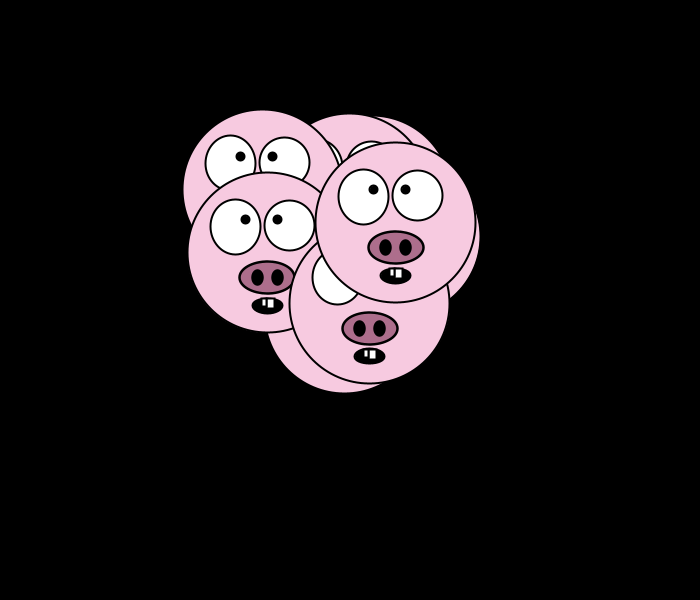
Frame 1 (no input)
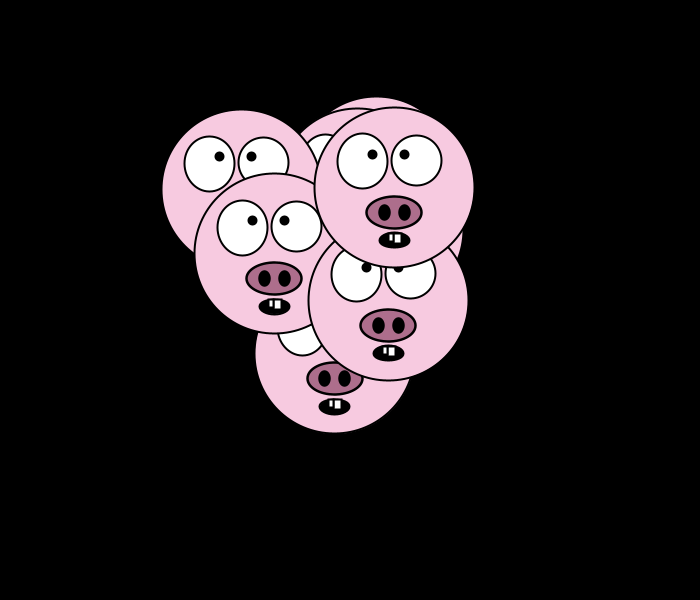
Frame 60 (the mouse pressed at the canvas centre just before this capture)
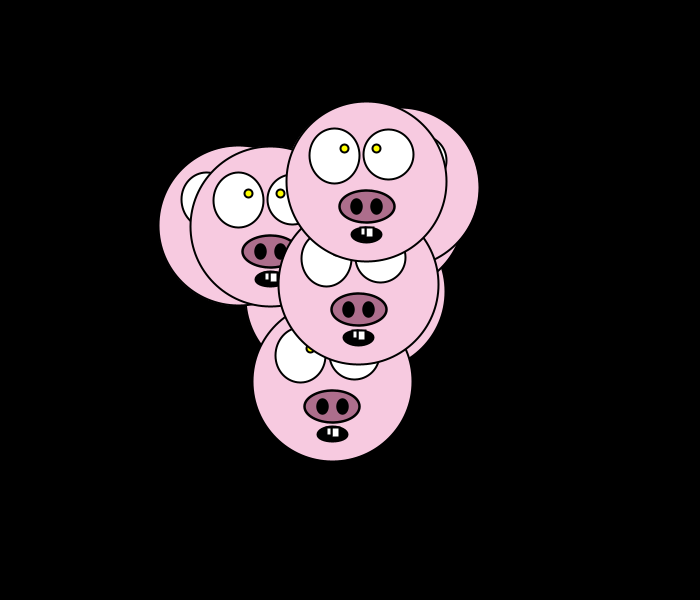
Frame 120 (the mouse held since frame 60 and released just before this capture)

The Processing sketch that drew these frames (run headless with seeded random() and noise(); from frame 60 on, the mouse is pressed at the canvas centre):

// Processing sketch: processing_146200
// ── processing_146200.pde


 
int sz = 20;
int numPorc = 10;
int colornou;
 
 
//creem una matriu de posicionsX amb "numPorc" elements:
float[] posicionsX = new float[numPorc];
//el mateix per posicionsY:
float[] posicionsY = new float[numPorc];
//i per velocitatsX:
float[] velocitatsX = new float[numPorc];
//i velocitatsY:
float[] velocitatsY = new float[numPorc];
//i colorpilotes:
color[] colorpilotes = new color[numPorc];
 
void setup(){
  size (700,600);
  //posicions i velocitats
   
  for(int i=0; i<numPorc; i++){
    posicionsX[i]=random (width/2-100, width/2+100);
    posicionsY[i]=random (height/2-100, height/2+100);
    velocitatsX[i]=random(1,4);
    velocitatsY[i]=random(1,4);
    colorpilotes[i] = color(random(255),random(255),random(255));
  }
     
}
 
 
void draw(){
  background(0);
   
  //iniciem el bucle perque, d'aquesta manera es puguin realitsar les mateixes accións
  //a tots els valors de les matrius
  for(int i = 0; i<numPorc; i++){
    //actualitzem posicions
    posicionsX[i] += random(-5,5);
    posicionsY[i] += random (-5,5);
 
 //Delimitem els elements, amb els limits de la finestra:
    //posX:
    if(posicionsX[i]<2*10)
    {
      posicionsX[i] = 10*2;
    }
    if(posicionsX[i]>width-9*10/2)
    {
      posicionsX[i] = width-9*10/2;
    }
    //posY
    if(posicionsY[i]<2*10)
    {
      posicionsY[i] = 10*2;
    }
    if(posicionsY[i]>height-2*10)
    {
      posicionsY[i] = height-2*10;
    }
    
 
   
   //i comencem a dibuixar
   fill(colorpilotes[i]);
  dibuixPorc (posicionsX[i],posicionsY[i]);
  }
}
 
void dibuixPorc (float _x, float _y){
   
  int mySz=10;
   
  //personatge
  //cara
  stroke(0);
  strokeWeight(2);
  fill(247,202,224);
  ellipse(_x,_y-25,160,160);
   
  //nas
  strokeWeight(2.5);
  fill(173,110,140);
  ellipse(_x,_y,55,32);
  fill(0);
  ellipse(_x-10,_y,10,14);
  ellipse(_x+10,_y,10,14);
   
  //ull esquerre
  strokeWeight(2);
  fill(255,255,255);
  ellipse(_x-32,_y-51,50,55);
  fill(colornou);
  ellipse(_x-22,_y-58,8,8);
   
  //ull dret
  fill(255,255,255);
  ellipse(_x+22,_y-52,50,50);
  fill(colornou);
  ellipse(_x+10,_y-58,8,8);
  
  //boca
  fill(0);
  ellipse(_x,_y+28,30,15);
  
  //dents
  fill(255,255,255);
  rect(_x-1,_y+21,8,10);
  rect(_x-6,_y+21,5,8); 
   
 }
 
 void mousePressed(){
   
 colornou = color (mouseX, mouseY, 0);
}
